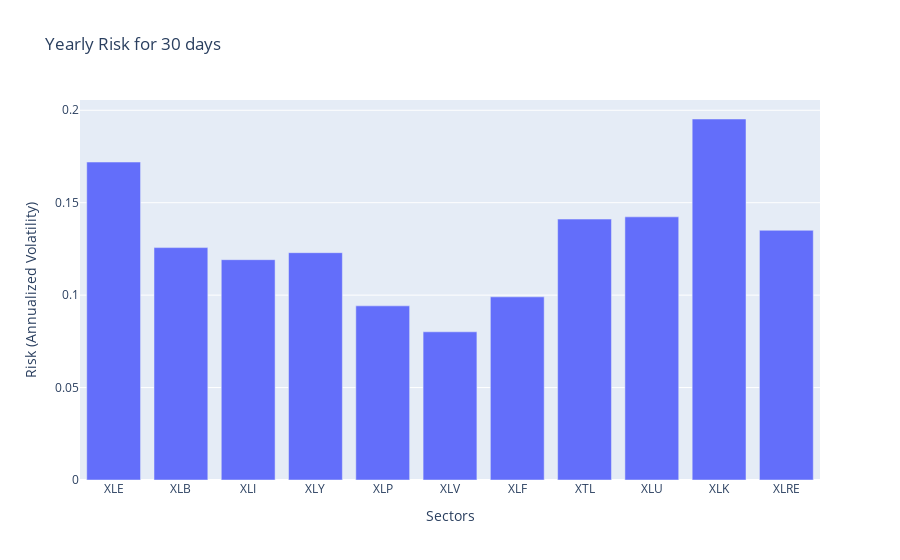

The cell this chart's notebook holds for it:
### Code cell
def risk_plotter(df):
    """
    Calculate and plot the yearly risk (volatility) for each sector.
    
    """
    
    # Calculate annualized covariance matrix
    sigma = df.cov() * 252
    
    # Calculate annualized volatility (risk) for each sector
    # np.diag extracts the diagonal elements (variances), and np.sqrt takes the square root to get standard deviation
    risk = np.sqrt(np.diag(sigma))
    
    df_r = pd.DataFrame(risk,df.columns)
    
    r = px.bar(df_r, title=f'Yearly Risk for {df.shape[0]} days', x=df_r.index, y=0, labels={'index': 'Sectors', '0': 'Risk (Annualized Volatility)'})
    return r
    
#     # Create the plot
#     plt.figure(figsize=(10, 4))
#     plt.bar(df_1.columns, risk)
#     plt.title(f'Yearly Risk for {d1} days')
#     plt.xlabel('Sectors')
#     plt.ylabel('Risk (Annualized Volatility)')
#     plt.show()

# Example usage: Plot risk for the last 30 days
df = new_df(30)
risk_plotter(df)

### Figure 1 — Plotly figure (JSON) as saved in the notebook; plotly's stock layout.template omitted (floating-point values rounded to 4 significant figures)
{"data": [{"alignmentgroup": "True", "hovertemplate": "Sectors=%{x}<br>Risk (Annualized Volatility)=%{y}<extra></extra>", "legendgroup": "", "marker": {"color": "#636efa", "pattern": {"shape": ""}}, "name": "", "offsetgroup": "", "orientation": "v", "showlegend": false, "textposition": "auto", "type": "bar", "x": ["XLE", "XLB", "XLI", "XLY", "XLP", "XLV", "XLF", "XTL", "XLU", "XLK", "XLRE"], "xaxis": "x", "y": [0.172, 0.1257, 0.1192, 0.123, 0.0942, 0.08017, 0.09908, 0.1411, 0.1423, 0.1953, 0.1351], "yaxis": "y"}], "layout": {"barmode": "relative", "legend": {"tracegroupgap": 0}, "title": {"text": "Yearly Risk for 30 days"}, "xaxis": {"anchor": "y", "domain": [0, 1], "title": {"text": "Sectors"}}, "yaxis": {"anchor": "x", "domain": [0, 1], "title": {"text": "Risk (Annualized Volatility)"}}}}
